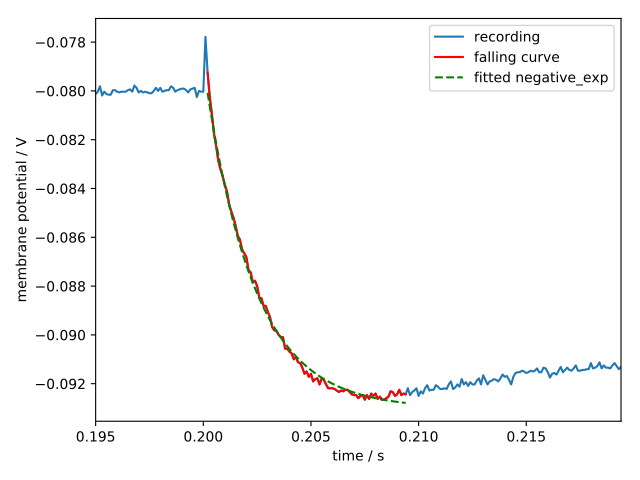

The script that drew this image:
import pathlib
import matplotlib.pyplot as plt

from ajustador import features
import measurements1

try:
    wavename
except NameError:
    wavename, n = 'waves042811', 0

rec = measurements1.waves[wavename][n]

fig = plt.figure()
features.FallingCurve(rec).plot(figure=fig)

plt.show()
